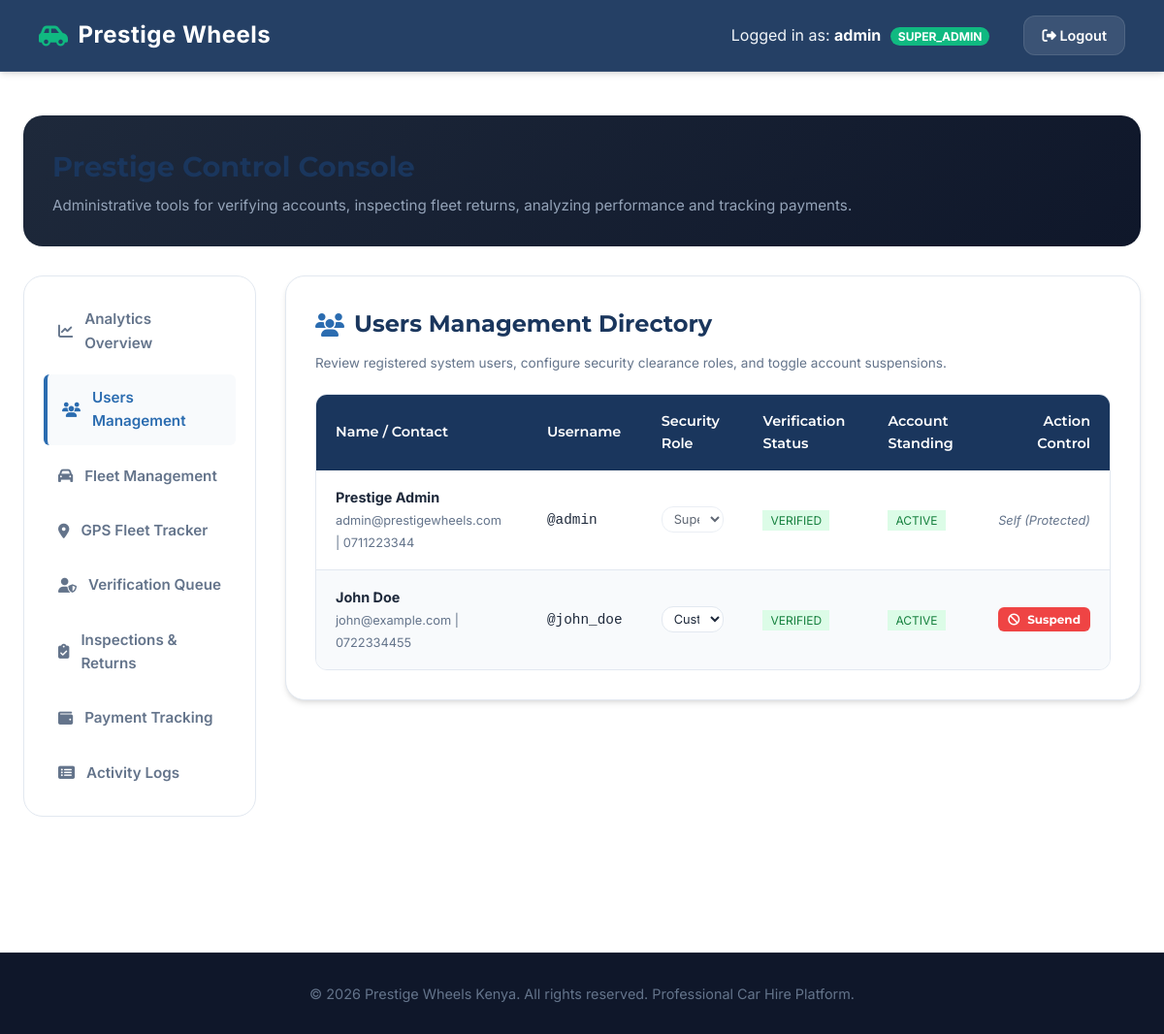
Page /frontend/admin.php?tab=users (signed in) on the committed database.
### tables this page shows
CREATE TABLE IF NOT EXISTS `users` (
  `id` int(11) NOT NULL AUTO_INCREMENT,
  `username` varchar(50) NOT NULL UNIQUE,
  `password` varchar(255) NOT NULL,
  `fullname` varchar(100) NOT NULL,
  `email` varchar(100) NOT NULL UNIQUE,
  `phone` varchar(20) DEFAULT NULL,
  `id_number` varchar(50) NOT NULL,
  `driving_license` varchar(50) DEFAULT NULL,
  `profile_picture` varchar(255) DEFAULT NULL,
  `verification_status` enum('unverified','pending','verified','rejected') NOT NULL DEFAULT 'unverified',
  `is_suspended` tinyint(1) NOT NULL DEFAULT 0,
  `role` enum('super_admin','manager','staff','customer') NOT NULL DEFAULT 'customer',
  `is_admin` tinyint(1) NOT NULL DEFAULT 0,  
  `created_at` timestamp NOT NULL DEFAULT CURRENT_TIMESTAMP,
  PRIMARY KEY (`id`)
);

### frontend/admin.php (the view, shortened to what this page needs)
<?php
require_once '../backend/db.php';
$user = $_SESSION['username'];
$role = $_SESSION['role'];
$tab = $_GET['tab'] ?? 'analytics';
try {
    if ($tab === 'fleet') {
        $stmt = $pdo->query("SELECT * FROM cars ORDER BY id DESC");
        $cars = $stmt->fetchAll(PDO::FETCH_ASSOC);
    }
    elseif ($tab === 'users') {
        $stmt = $pdo->query("SELECT * FROM users ORDER BY created_at DESC");
        $all_users = $stmt->fetchAll(PDO::FETCH_ASSOC);
    }
    elseif ($tab === 'tracker') {
        $stmt = $pdo->query("SELECT * FROM cars ORDER BY brand ASC, model ASC");
        $tracker_cars = $stmt->fetchAll(PDO::FETCH_ASSOC);
    }
} catch (\PDOException $e) {
    die("Database load error: " . $e->getMessage());
}
?>
<!DOCTYPE html>
<html lang="en">
<head>
    <link rel="stylesheet" href="https://cdnjs.cloudflare.com/ajax/libs/font-awesome/6.4.0/css/all.min.css" />
    <link rel="stylesheet" href="css/style.css">
</head>
<body style="background: var(--bg-light);">
    <nav class="navbar">
        <a href="index.php" class="brand">
            <i class="fas fa-car-side"></i> Prestige Wheels
        </a>
        <div class="navbar-user">
            <span>Logged in as: <strong><?= htmlspecialchars($user) ?></strong> <span style="font-size: 0.75rem; background: var(--accent-color); color: #fff; padding: 2px 8px; border-radius: 20px; font-weight: 700; margin-left: 5px; text-transform: uppercase;"><?= $role ?></span></span>
            <a href="logout.php" style="margin-left: 15px;"><i class="fas fa-sign-out-alt"></i> Logout</a>
        </div>
    </nav>
    <div class="main-container" style="padding-top: 45px; padding-bottom: 60px;">
        <div style="background: linear-gradient(135deg, #1e293b 0%, #0f172a 100%); color: white; border-radius: var(--radius-lg); padding: 30px; margin-bottom: 30px;">
            <h1 style="margin: 0; font-size: 1.8rem; font-family: 'Montserrat', sans-serif;">Prestige Control Console</h1>
            <p style="margin: 5px 0 0 0; color: #94a3b8; font-size: 0.95rem;">Administrative tools for verifying accounts, inspecting fleet returns, analyzing performance and tracking payments.</p>
        </div>
        <div class="admin-layout">
            <div class="admin-sidebar">
                <a href="admin.php?tab=analytics" class="sidebar-link <?= $tab === 'analytics' ? 'active' : '' ?>">
                    <i class="fas fa-chart-line"></i> Analytics Overview
                </a>
                <a href="admin.php?tab=users" class="sidebar-link <?= $tab === 'users' ? 'active' : '' ?>">
                    <i class="fas fa-users"></i> Users Management
                </a>
                <a href="admin.php?tab=fleet" class="sidebar-link <?= $tab === 'fleet' ? 'active' : '' ?>">
                    <i class="fas fa-car"></i> Fleet Management
                </a>
                <a href="admin.php?tab=tracker" class="sidebar-link <?= $tab === 'tracker' ? 'active' : '' ?>">
                    <i class="fas fa-map-marker-alt"></i> GPS Fleet Tracker
                </a>
                <a href="admin.php?tab=verification" class="sidebar-link <?= $tab === 'verification' ? 'active' : '' ?>">
                    <i class="fas fa-user-shield"></i> Verification Queue
                </a>
                <a href="admin.php?tab=inspections" class="sidebar-link <?= $tab === 'inspections' ? 'active' : '' ?>">
                    <i class="fas fa-clipboard-check"></i> Inspections & Returns
                </a>
                <a href="admin.php?tab=payments" class="sidebar-link <?= $tab === 'payments' ? 'active' : '' ?>">
                    <i class="fas fa-wallet"></i> Payment Tracking
                </a>
                <a href="admin.php?tab=logs" class="sidebar-link <?= $tab === 'logs' ? 'active' : '' ?>">
                    <i class="fas fa-list-alt"></i> Activity Logs
                </a>
            </div>
            <div class="admin-content">
                <?php if ($tab === 'users'): ?>
                    <div class="panel-card" style="margin: 0;">
                        <h2><i class="fas fa-users"></i> Users Management Directory</h2>
                        <p style="color: var(--text-muted); font-size: 0.85rem; margin-top: -10px; margin-bottom: 20px;">Review registered system users, configure security clearance roles, and toggle account suspensions.</p>
                        <div class="table-responsive">
                            <table class="custom-table" style="font-size: 0.9rem;">
                                <thead>
                                    <tr>
                                        <th>Name / Contact</th>
                                        <th>Username</th>
                                        <th>Security Role</th>
                                        <th>Verification Status</th>
                                        <th>Account Standing</th>
                                        <th style="text-align: right;">Action Control</th>
                                    </tr>
                                </thead>
                                <tbody>
                                    <?php if (empty($all_users)): ?>
                                        <tr>
                                            <td colspan="6" style="text-align: center; padding: 30px; color: var(--text-muted);">No registered users found.</td>
                                        </tr>
                                    <?php else: ?>
                                        <?php foreach ($all_users as $u_item): ?>
                                            <tr>
                                                <td>
                                                    <strong><?= htmlspecialchars($u_item['fullname']) ?></strong><br>
                                                    <span style="font-size: 0.8rem; color: var(--text-muted);"><?= htmlspecialchars($u_item['email']) ?> | <?= htmlspecialchars($u_item['phone'] ?? 'No Phone') ?></span>
                                                </td>
                                                <td><code>@<?= htmlspecialchars($u_item['username']) ?></code></td>
                                                <td>
                                                    <form action="../backend/change_role.php" method="POST" style="margin: 0; display: inline-flex; align-items: center; gap: 8px;">
                                                        <select name="role" class="form-control" style="padding: 4px 8px; font-size: 0.8rem; height: auto;" onchange="this.form.submit()" <?= intval($u_item['id']) === intval($_SESSION['user_id']) ? 'disabled' : '' ?>>
                                                            <option value="customer" <?= $u_item['role'] === 'customer' ? 'selected' : '' ?>>Customer</option>
                                                            <option value="super_admin" <?= $u_item['role'] === 'super_admin' ? 'selected' : '' ?>>Super Admin</option>
                                                        </select>
                                                    </form>
                                                </td>
                                                <td>
                                                    <span class="status-badge" style="
                                                        padding: 3px 8px; font-size: 0.75rem; text-transform: uppercase;
                                                        <?php
                                                            if ($u_item['verification_status'] === 'verified') echo 'background: #dcfce7; color: #15803d;';
                                                            elseif ($u_item['verification_status'] === 'pending') echo 'background: #fef9c3; color: #a16207;';
                                                            elseif ($u_item['verification_status'] === 'rejected') echo 'background: #fee2e2; color: #b91c1c;';
                                                            else echo 'background: #f1f5f9; color: #64748b;';
                                                        ?>
                                                    ">
                                                        <?= htmlspecialchars($u_item['verification_status']) ?>
                                                    </span>
                                                </td>
                                                <td>
                                                    <span class="status-badge" style="
                                                        padding: 3px 8px; font-size: 0.75rem; text-transform: uppercase;
                                                        <?= $u_item['is_suspended'] == 1 ? 'background: #fee2e2; color: #b91c1c;' : 'background: #dcfce7; color: #15803d;' ?>
                                                    ">
                                                        <?= $u_item['is_suspended'] == 1 ? 'Suspended' : 'Active' ?>
                                                    </span>
                                                </td>
                                                <td style="text-align: right;">
                                                    <?php if (intval($u_item['id']) !== intval($_SESSION['user_id'])): ?>
                                                        <form action="../backend/toggle_suspension.php" method="POST" style="margin: 0; display: inline-block;">
                                                            <button type="submit" class="btn btn-sm <?= $u_item['is_suspended'] == 1 ? 'btn-primary' : 'btn-danger' ?>" style="font-size: 0.75rem; padding: 5px 10px;">
                                                                <?= $u_item['is_suspended'] == 1 ? '<i class="fas fa-check"></i> Activate' : '<i class="fas fa-ban"></i> Suspend' ?>
                                                            </button>
                                                        </form>
                                                    <?php else: ?>
                                                        <span style="font-size: 0.8rem; color: var(--text-muted); font-style: italic;">Self (Protected)</span>
                                                    <?php endif; ?>
                                                </td>
                                            </tr>
                                        <?php endforeach; ?>
                                    <?php endif; ?>
                                </tbody>
                            </table>
                        </div>
                    </div>
                <?php endif; ?>
            </div>
        </div>
    </div>
    <footer>
        <p>&copy; <?= date('Y') ?> Prestige Wheels Kenya. All rights reserved. Professional Car Hire Platform.</p>
    </footer>
</body>
</html>

### frontend/css/style.css (style rules this page uses)
:root { --primary-color: #1a365d; --primary-light: #2b6cb0; --primary-dark: #0f172a; --accent-color: #10b981; --accent-hover: #059669; --danger-color: #ef4444; --warning-color: #f59e0b; --text-main: #1e293b; --text-muted: #64748b; --bg-main: #f8fafc; --bg-card: rgba(255, 255, 255, 0.85); --border-color: #e2e8f0; --font-heading: 'Montserrat', sans-serif; --font-body: 'Inter', sans-serif; --shadow-sm: 0 1px 3px rgba(0,0,0,0.1); --shadow-md: 0 4px 6px -1px rgba(0,0,0,0.1), 0 2px 4px -1px rgba(0,0,0,0.06); --shadow-lg: 0 10px 15px -3px rgba(0,0,0,0.1), 0 4px 6px -2px rgba(0,0,0,0.05); --shadow-xl: 0 20px 25px -5px rgba(0,0,0,0.1), 0 10px 10px -5px rgba(0,0,0,0.04); --transition: all 0.3s cubic-bezier(0.4, 0, 0.2, 1); --radius-sm: 6px; --radius-md: 12px; --radius-lg: 20px; }
* { box-sizing: border-box; margin: 0; padding: 0; }
body { font-family: var(--font-body); background: radial-gradient(circle at 10% 20%, rgba(243, 246, 253, 1) 0%, rgba(248, 250, 252, 1) 90%); color: var(--text-main); line-height: 1.6; overflow-x: hidden; }
h1, h2, h3, h4, h5, h6 { font-family: var(--font-heading); font-weight: 700; color: var(--primary-color); }
.navbar { position: sticky; top: 0; z-index: 100; display: flex; justify-content: space-between; align-items: center; padding: 16px 40px; background: rgba(26, 54, 93, 0.95); backdrop-filter: blur(8px); border-bottom: 1px solid rgba(255, 255, 255, 0.1); box-shadow: var(--shadow-md); }
.navbar .brand { font-size: 1.5rem; font-weight: 700; color: #fff; text-decoration: none; display: flex; align-items: center; gap: 10px; letter-spacing: 0.5px; }
.navbar .brand i { color: var(--accent-color); }
.navbar-user { display: flex; align-items: center; gap: 20px; color: #f1f5f9; }
.navbar-user strong { color: #fff; }
.navbar-user a { color: #fff; text-decoration: none; padding: 8px 18px; border-radius: var(--radius-md); background: rgba(255, 255, 255, 0.1); font-weight: 600; font-size: 0.9rem; transition: var(--transition); border: 1px solid rgba(255, 255, 255, 0.1); }
.btn { display: inline-flex; align-items: center; justify-content: center; gap: 8px; font-family: var(--font-heading); font-weight: 700; font-size: 1rem; padding: 14px 30px; border-radius: var(--radius-md); text-decoration: none; cursor: pointer; transition: var(--transition); border: none; outline: none; }
.btn-sm { padding: 8px 16px; font-size: 0.85rem; border-radius: var(--radius-sm); }
.btn-danger { background: var(--danger-color); color: #fff; }
.form-control { width: 100%; padding: 12px 16px; border: 1.5px solid var(--border-color); border-radius: var(--radius-md); font-family: var(--font-body); font-size: 1rem; color: var(--text-main); background: #fff; transition: var(--transition); }
.main-container { max-width: 1280px; margin: 0 auto; padding: 40px 24px; }
.panel-card { background: #fff; border-radius: var(--radius-lg); border: 1px solid var(--border-color); box-shadow: var(--shadow-md); padding: 30px; margin-top: 30px; }
.panel-card h2 { font-size: 1.5rem; margin-bottom: 20px; display: flex; align-items: center; gap: 10px; }
.panel-card h2 i { color: var(--primary-light); }
.table-responsive { width: 100%; overflow-x: auto; border-radius: var(--radius-md); border: 1px solid var(--border-color); }
.custom-table { width: 100%; border-collapse: collapse; text-align: left; font-size: 0.95rem; }
.custom-table th { background: var(--primary-color); color: #fff; padding: 16px 20px; font-weight: 600; font-family: var(--font-heading); }
.custom-table td { padding: 16px 20px; border-bottom: 1px solid var(--border-color); color: var(--text-main); }
.custom-table tr:last-child td { border-bottom: none; }
.custom-table tr:nth-child(even) { background: #f8fafc; }
footer { background: var(--primary-dark); color: #64748b; text-align: center; padding: 30px 20px; margin-top: 80px; border-top: 1px solid rgba(255,255,255,0.05); font-size: 0.9rem; }

### rows in the picture
users: fullname "Prestige Admin", email "admin@prestigewheels.com", phone "0711223344", username "admin", role "Super Admin", verification_status "VERIFIED", is_suspended "ACTIVE", shows "Self (Protected)"
users: fullname "John Doe", email "john@example.com", phone "0722334455", username "john_doe", role "Customer", verification_status "VERIFIED", is_suspended "ACTIVE"

### other values in the picture
$user "admin"
$role "SUPER_ADMIN"
